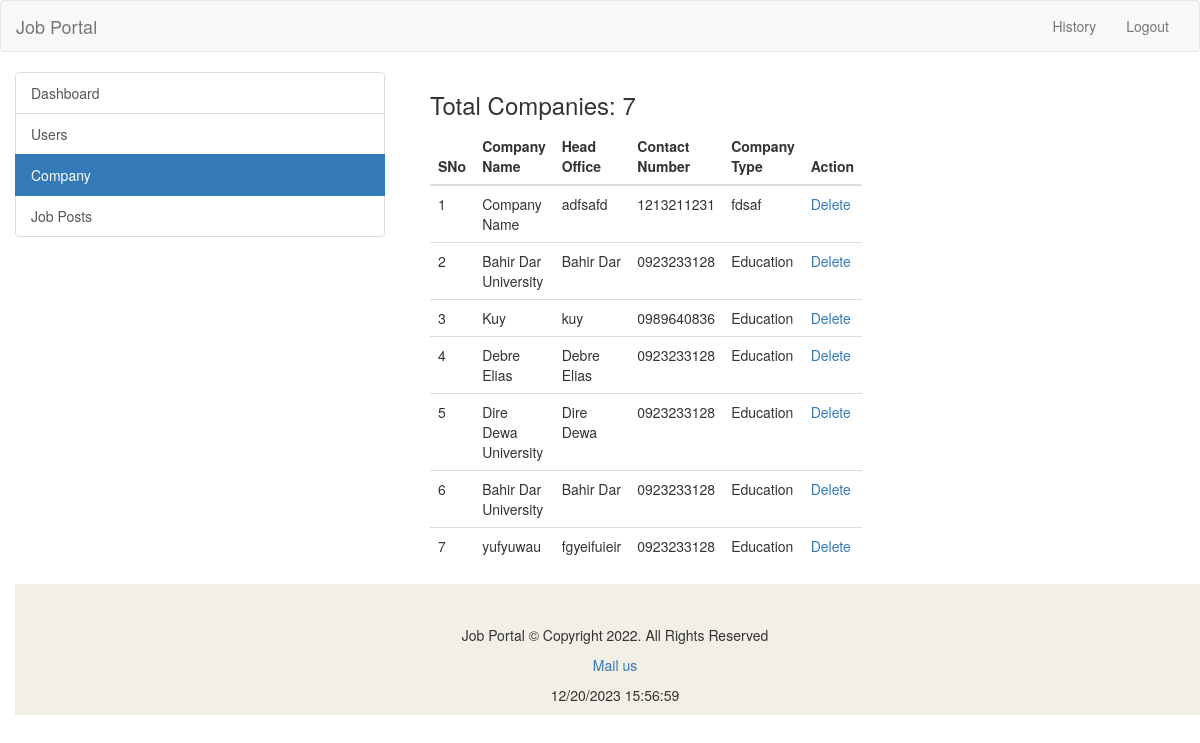
/admin/company.php (signed in), run on the app's committed database.
### tables this page shows
CREATE TABLE `company` (
  `id_company` int(11) NOT NULL,
  `companyname` varchar(255) NOT NULL,
  `headofficecity` varchar(255) NOT NULL,
  `country` varchar(255) NOT NULL,
  `state` varchar(255) NOT NULL,
  `city` varchar(255) NOT NULL,
  `contactno` varchar(255) NOT NULL,
  `website` varchar(255) NOT NULL,
  `companytype` varchar(255) NOT NULL,
  `email` varchar(255) NOT NULL,
  `password` varchar(255) NOT NULL,
  `createdAt` timestamp NOT NULL DEFAULT current_timestamp(),
  `active` int(11) NOT NULL DEFAULT 2
);

### admin/company.php (the view, shortened to what this page needs)
<?php
require_once("../db.php");
?>
<!DOCTYPE html>
<html lang="en">
  <head>
    <link rel="stylesheet" href="https://maxcdn.bootstrapcdn.com/bootstrap/3.3.7/css/bootstrap.min.css">
  </head>
  <body>
    <header>
      <nav class="navbar navbar-default">
        <div class="container-fluid">
          <div class="navbar-header">
            <a class="navbar-brand" href="../index.php">Job Portal</a>
          </div>
          <div class="collapse navbar-collapse" id="bs-example-navbar-collapse-1">
            <ul class="nav navbar-nav navbar-right">
              <li><a href="./company_history.php">History</a></li>
              <li><a href="../logout.php">Logout</a></li>
            </ul>
          </div>
        </div>
      </nav>
    </header>
    <div class="container-fluid">
      <div class="row">
        <div class="col-md-4">
          <div class="list-group">
            <a href="dashboard.php" class="list-group-item">Dashboard</a>
            <a href="user.php" class="list-group-item">Users</a>
            <a href="company.php" class="list-group-item active">Company</a>
            <a href="job-posts.php" class="list-group-item">Job Posts</a>
          </div>
        </div>
        <div class="col-md-6">
          <div class="col-md-6">
        <?php
          $sql = "SELECT * FROM company  WHERE active='1'";
          $result = $conn->query($sql);
          if($result->num_rows > 0) {
            echo '<h3>Total Companies: ' . $result->num_rows . '</h3>';
          }
        ?>
          <table class="table">
            <thead>
              <th>SNo</th>
              <th>Company Name</th>
              <th>Head Office</th>
              <th>Contact Number</th>
              <th>Company Type</th>
              <th>Action</th>
            </thead>
            <tbody>
              <?php
                $sql = "SELECT * FROM company WHERE active='1'";
                $result = $conn->query($sql);
                if($result->num_rows > 0) {
                  $i = 0;
                  while($row = $result->fetch_assoc()) {
                    ?>
                      <tr>
                        <td><?php echo ++$i; ?></td>
                        <td><?php echo $row['companyname']; ?></td>
                        <td><?php echo $row['headofficecity']; ?></td>
                        <td><?php echo $row['contactno']; ?></td>
                        <td><?php echo $row['companytype']; ?></td>
                        <td><a href="delete-company.php?id=<?php echo $row['id_company']; ?>" onclick="return confirm('Are you sure?')">Delete</a></td>
                      </tr>
                    <?php
                  }
                }
              ?>
            </tbody>
          </table>
        </div>
      </div>
    </div>
    <footer id="footer" style="background:#f2efe6; position:absolute; margin-bottom: 0px; width:100%;">
    <hr>
      <section style="padding: top 10px;">
        <p style="text-align:center">Job Portal  &copy Copyright 2022.  All Rights Reserved</p>
        <p style="text-align:center"><a href="mailto:jobportal@gmail.com" class="mail">Mail us</a></p>
        <p id= "update" style="text-align:center"></p>
     </section>
    </footer>
  </body>
</html>

### data on the page
company: companyname "Company Name", headofficecity "adfsafd", contactno "1213211231", companytype "fdsaf"
company: companyname "Bahir Dar University", headofficecity "Bahir Dar", contactno "0923233128", companytype "Education"
company: companyname "Kuy", headofficecity "kuy", contactno "0989640836", companytype "Education"
company: companyname "Debre Elias", headofficecity "Debre Elias", contactno "0923233128", companytype "Education"
company: companyname "Dire Dewa University", headofficecity "Dire Dewa", contactno "0923233128", companytype "Education"
company: companyname "Bahir Dar University", headofficecity "Bahir Dar", contactno "0923233128", companytype "Education"
company: companyname "yufyuwau", headofficecity "fgyeifuieir", contactno "0923233128", companytype "Education"

### other printed values
$result->num_rows "7"
